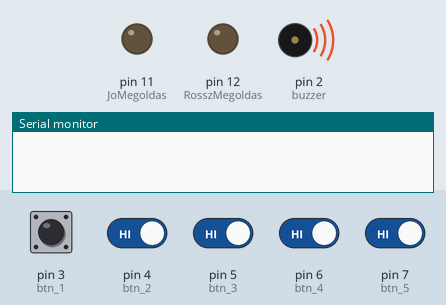
A sketch run on a simulated Arduino Uno, built with avr-gcc and run on an emulated ATmega328P. Parts: output pins drawn as LEDs (lit = HIGH), buzzer (waves = sounding), the last lines printed to the serial monitor. The test bench sets the inputs (shaded band); at power-on: pin 3 (btn_1), pin 4 (btn_2), pin 5 (btn_3), pin 6 (btn_4), pin 7 (btn_5) HIGH.

Above: at 0.1 s.
At 1.8 s:
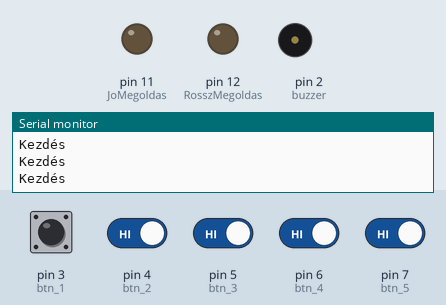
1.9 s: pin 3 (btn_1) pulled LOW for 0.15 s
3.5 s: pin 3 (btn_1) driven LOW and pin 4 (btn_2) driven LOW and pin 5 (btn_3) driven LOW and pin 6 (btn_4) driven LOW and pin 7 (btn_5) driven LOW
At 4.4 s:
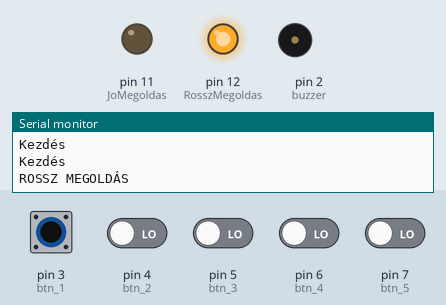
Timing chart, 0 to 10.3 s (numbered marks = the images above; inputs shaded):
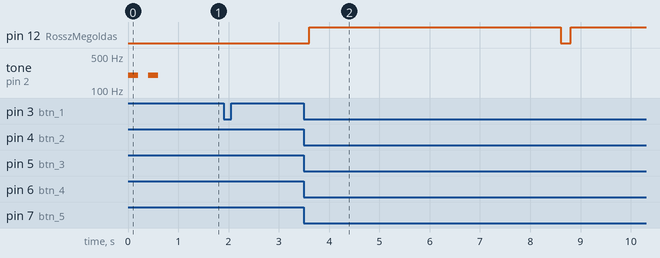

The sketch:

symbol.ino
```cpp
#define btn_1 3
#define btn_2 4
#define btn_3 5
#define btn_4 6
#define btn_5 7

#define JoMegoldas 11
#define RosszMegoldas 12
const int buzzer = 2;

bool utem1 = false;
bool utem2 = false;
bool utem3 = false;
bool utem4 = false;
bool utem5 = false;

void setup()
{
  Serial.begin(9600);
  pinMode(btn_1, INPUT_PULLUP);
  pinMode(btn_2, INPUT_PULLUP);
  pinMode(btn_3, INPUT_PULLUP);
  pinMode(btn_4, INPUT_PULLUP);
  pinMode(btn_5, INPUT_PULLUP);

  pinMode(JoMegoldas, OUTPUT);
  pinMode(RosszMegoldas, OUTPUT);

  pinMode(buzzer, OUTPUT);

  tone(buzzer, 200);
  delay(200);
  noTone(buzzer);
  delay(200);
  tone(buzzer, 200);
  delay(200);
  noTone(buzzer);

  bool utem1 = false;
  bool utem2 = false;
  bool utem3 = false;
  bool utem4 = false;
  bool utem5 = false;
}


void loop()
{
  Serial.println("Kezdés");
  if (digitalRead(btn_1) == LOW and digitalRead(btn_2) == HIGH and digitalRead(btn_3) == HIGH and digitalRead(btn_4) == HIGH and digitalRead(btn_5) == HIGH )
  {
    utem1 = true;
    Serial.println("utem1 = ok");
  }
  if (utem1 == true and digitalRead(btn_1) == LOW and digitalRead(btn_2) == LOW and digitalRead(btn_3) == HIGH and digitalRead(btn_4) == HIGH and digitalRead(btn_5) == HIGH )
  {
    utem2 = true;
    Serial.println("utem2 = ok");
  }
  if (utem2 == true and digitalRead(btn_1) == LOW and digitalRead(btn_2) == LOW and digitalRead(btn_3) == LOW and digitalRead(btn_4) == HIGH and digitalRead(btn_5) == HIGH )
  {
    utem3 = true;
    Serial.println("utem3 = ok");
  }
  if (utem3 == true and digitalRead(btn_1) == LOW and digitalRead(btn_2) == LOW and digitalRead(btn_3) == LOW and digitalRead(btn_4) == LOW and digitalRead(btn_5) == HIGH )
  {
    utem4 = true;
    Serial.println("utem4 = ok");
  }
  if (utem4 == true and digitalRead(btn_1) == LOW and digitalRead(btn_2) == LOW and digitalRead(btn_3) == LOW and digitalRead(btn_4) == LOW and digitalRead(btn_5) == LOW )
  {
    utem5 = true;
    Serial.println("utem5 = ok");
  }

  if (digitalRead(btn_1) == LOW and digitalRead(btn_2) == LOW and digitalRead(btn_3) == LOW and digitalRead(btn_4) == LOW and digitalRead(btn_5) == LOW )
  {
    if (utem5 == true)
    {
      //jó
      Serial.println("JÓ MEGOLDÁS");
      digitalWrite(JoMegoldas, HIGH);
      while (true)
      {
        delay(2000);
      }
    }
    else
    {
      //rossz
      Serial.println("ROSSZ MEGOLDÁS");
      digitalWrite(RosszMegoldas, HIGH);
      delay(5000);
      digitalWrite(RosszMegoldas, LOW);
    }
  }
delay(200);
digitalWrite(JoMegoldas, LOW);
digitalWrite(RosszMegoldas, LOW);
}
```

Measured:
- after the input at 3.5 s, pin 12 (RosszMegoldas): LOW → HIGH after 0.10 s, → LOW 5.0 s later, → HIGH 0.20 s later
